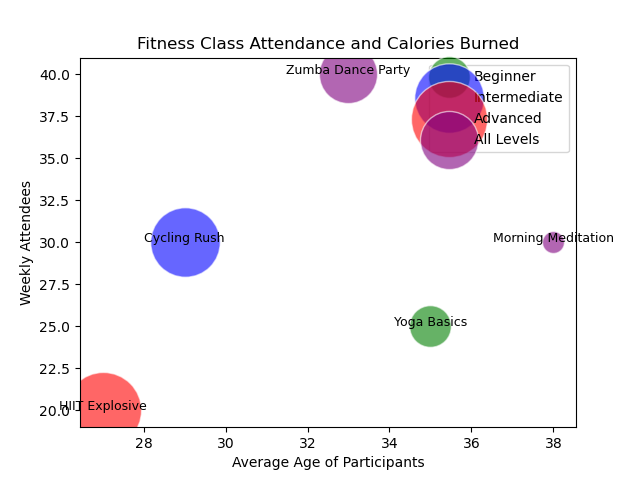

Python code for this plot:

import matplotlib.pyplot as plt

# Example data
data = [
    {'ClassName': 'Yoga Basics', 'Instructor': 'Sarah E.', 'Difficulty Level': 'Beginner', 'Weekly Attendees': 25, 'Average Age of Participants': 35, 'Calories Burned Per Session': 180},
    {'ClassName': 'Cycling Rush', 'Instructor': 'Mike B.', 'Difficulty Level': 'Intermediate', 'Weekly Attendees': 30, 'Average Age of Participants': 29, 'Calories Burned Per Session': 500},
    {'ClassName': 'HIIT Explosive', 'Instructor': 'Ali T.', 'Difficulty Level': 'Advanced', 'Weekly Attendees': 20, 'Average Age of Participants': 27, 'Calories Burned Per Session': 600},
    {'ClassName': 'Zumba Dance Party', 'Instructor': 'Lucy G.', 'Difficulty Level': 'All Levels', 'Weekly Attendees': 40, 'Average Age of Participants': 33, 'Calories Burned Per Session': 350},
    # ... (Other data points)
    {'ClassName': 'Morning Meditation', 'Instructor': 'Gary D.', 'Difficulty Level': 'All Levels', 'Weekly Attendees': 30, 'Average Age of Participants': 38, 'Calories Burned Per Session': 50}
]

# Prepare data for plotting
x = [d['Average Age of Participants'] for d in data]
y = [d['Weekly Attendees'] for d in data]
sizes = [d['Calories Burned Per Session'] for d in data]  # Bubble sizes
difficulty_levels = [d['Difficulty Level'] for d in data]
colors = {'Beginner': 'green', 'Intermediate': 'blue', 'Advanced': 'red', 'All Levels': 'purple'}

# Create a scatter plot
fig, ax = plt.subplots()
for xi, yi, si, di in zip(x, y, sizes, difficulty_levels):
    ax.scatter(xi, yi, s=si*5, c=colors[di], label=di, alpha=0.6, edgecolors='w')

# Annotate data point names
for i, class_name in enumerate(data):
    ax.text(x[i], y[i], class_name['ClassName'], fontsize=9, ha='center')

# Setting the legend to show unique difficulty levels only
handles, labels = ax.get_legend_handles_labels()
unique = [(h, l) for i, (h, l) in enumerate(zip(handles, labels)) if l not in labels[:i]]
ax.legend(*zip(*unique), loc='upper right')

# Title and labels
plt.title('Fitness Class Attendance and Calories Burned')
plt.xlabel('Average Age of Participants')
plt.ylabel('Weekly Attendees')

# Show the plot
plt.show()
